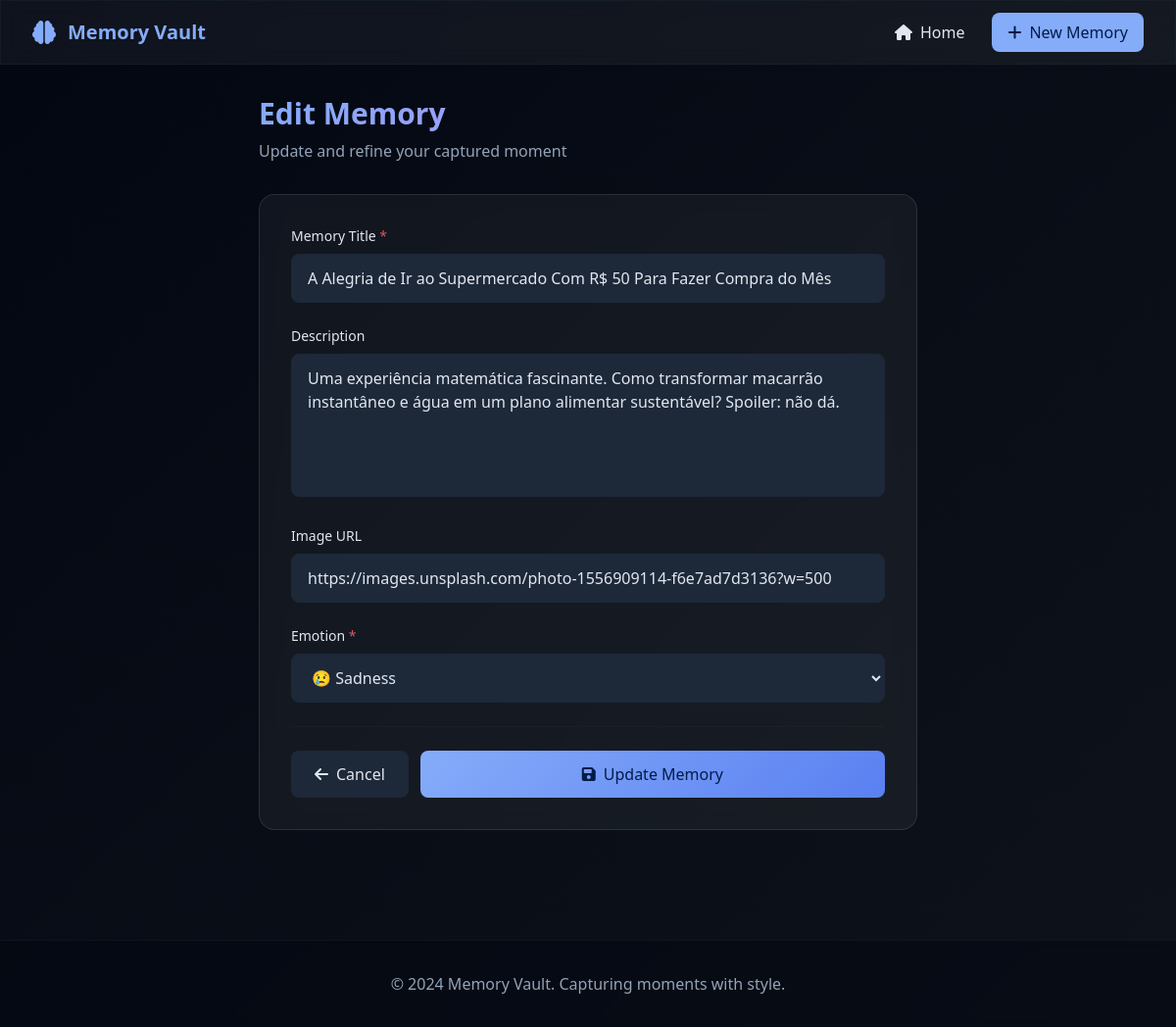
Page /edit/62 on the committed database.
### tables this page shows
CREATE TABLE memories (
            id INTEGER PRIMARY KEY AUTOINCREMENT,
            title TEXT NOT NULL,
            description TEXT,
            image TEXT,
            emotion TEXT NOT NULL
        );

### main.py (the view, shortened to what this page needs)
@app.route('/edit/<int:memory_id>', methods=['GET', 'POST'])
def edit(memory_id):
    memory = get_memory(memory_id)
    if memory is None:
        flash('Memory not found!')
        return redirect(url_for('index'))
    return render_template('edit.html', memory=memory)

### main.py (called while the page is built)
def get_db_connection():
    conn = sqlite3.connect('memories.db')
    conn.row_factory = sqlite3.Row
    return conn

def get_memory(memory_id):
    conn = get_db_connection()
    memory = conn.execute('SELECT * FROM memories WHERE id = ?', (memory_id,)).fetchone()
    conn.close()
    return memory

### templates/edit.html (shortened to what this page needs)
{% extends "base.html" %}
{% block content %}
<div class="max-w-2xl mx-auto">
    <div class="mb-8">
        <h1 class="text-3xl font-bold bg-gradient-to-r from-primary to-purple-400 bg-clip-text text-transparent mb-2">
        </h1>
        <p class="text-muted-foreground">Update and refine your captured moment</p>
    </div>
    <div class="glass-effect rounded-2xl p-8">
        <form method="POST" class="space-y-6">
            <div>
                <label for="title" class="block text-sm font-medium text-foreground mb-2">
                    Memory Title <span class="text-destructive">*</span>
                </label>
                <input type="text"
                       id="title"
                       name="title"
                       value="{{ memory.title }}"
                       required
                       class="w-full px-4 py-3 bg-input border border-border rounded-lg text-foreground placeholder-muted-foreground focus:ring-2 focus:ring-primary focus:border-transparent transition-all">
            </div>
            <div>
                <label for="description" class="block text-sm font-medium text-foreground mb-2">
                    Description
                </label>
                <textarea id="description"
                          name="description"
                          rows="5"
                          class="w-full px-4 py-3 bg-input border border-border rounded-lg text-foreground placeholder-muted-foreground focus:ring-2 focus:ring-primary focus:border-transparent transition-all resize-none">{{ memory.description }}</textarea>
            </div>
            <div>
                <label for="image" class="block text-sm font-medium text-foreground mb-2">
                    Image URL
                </label>
                <input type="url"
                       id="image"
                       name="image"
                       value="{{ memory.image }}"
                       class="w-full px-4 py-3 bg-input border border-border rounded-lg text-foreground placeholder-muted-foreground focus:ring-2 focus:ring-primary focus:border-transparent transition-all">
            </div>
            <div>
                <label for="emotion" class="block text-sm font-medium text-foreground mb-2">
                    Emotion <span class="text-destructive">*</span>
                </label>
                <select id="emotion"
                        name="emotion"
                        required
                        class="w-full px-4 py-3 bg-input border border-border rounded-lg text-foreground focus:ring-2 focus:ring-primary focus:border-transparent transition-all">
                    <option value="sadness" {% if memory.emotion == 'sadness' %}selected{% endif %}>😢 Sadness</option>
                </select>
            </div>
            <div class="flex flex-col sm:flex-row gap-3 pt-6 border-t border-border/40">
                <a href="{{ url_for('view', memory_id=memory.id) }}"
                   class="flex items-center justify-center space-x-2 px-6 py-3 bg-secondary hover:bg-secondary/80 text-secondary-foreground rounded-lg transition-colors">
                    <i class="fas fa-arrow-left"></i>
                    <span>Cancel</span>
                </a>
                <button type="submit"
                        class="flex-1 btn-primary px-6 py-3 rounded-lg font-medium flex items-center justify-center space-x-2 hover-lift">
                    <i class="fas fa-save"></i>
                    <span>Update Memory</span>
                </button>
            </div>
        </form>
    </div>
</div>
{% endblock %}

### templates/base.html (style rules this page uses)
body { background: linear-gradient(135deg, hsl(224, 71%, 4%) 0%, hsl(217, 32%, 8%) 100%); min-height: 100vh; }
.glass-effect { background: rgba(255, 255, 255, 0.05); backdrop-filter: blur(10px); border: 1px solid rgba(255, 255, 255, 0.1); }
.hover-lift { transition: all 0.3s ease; }
.btn-primary { background: linear-gradient(135deg, hsl(220, 91%, 75%) 0%, hsl(225, 85%, 65%) 100%); color: hsl(220, 91%, 15%); border: none; transition: all 0.3s ease; }

### rows in the picture
memories: title "A Alegria de Ir ao Supermercado Com R$ 50 Para Fazer Compra do Mês", description "Uma experiência matemática fascinante. Como transformar macarrão instantâneo e água em um plano alimentar sustentável? Spoiler: não dá.", image "https://images.unsplash.com/photo-1556909114-f6e7ad7d3136?w=500", emotion "😢 Sadness"
